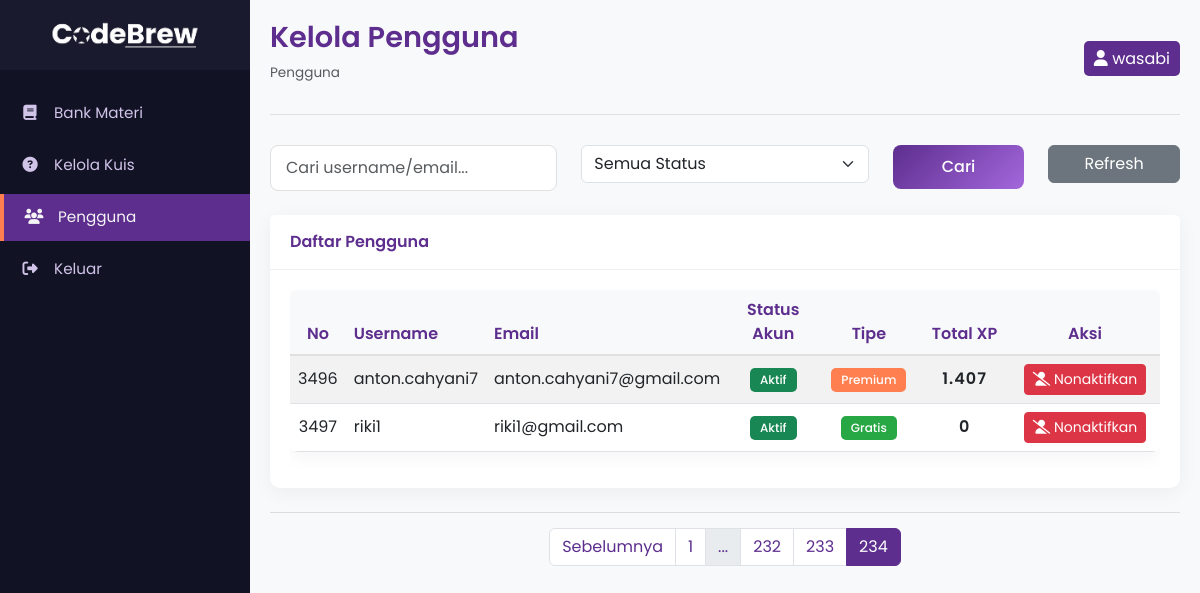
Before: /admin/users.php?page=234 (signed in) with the older database file.
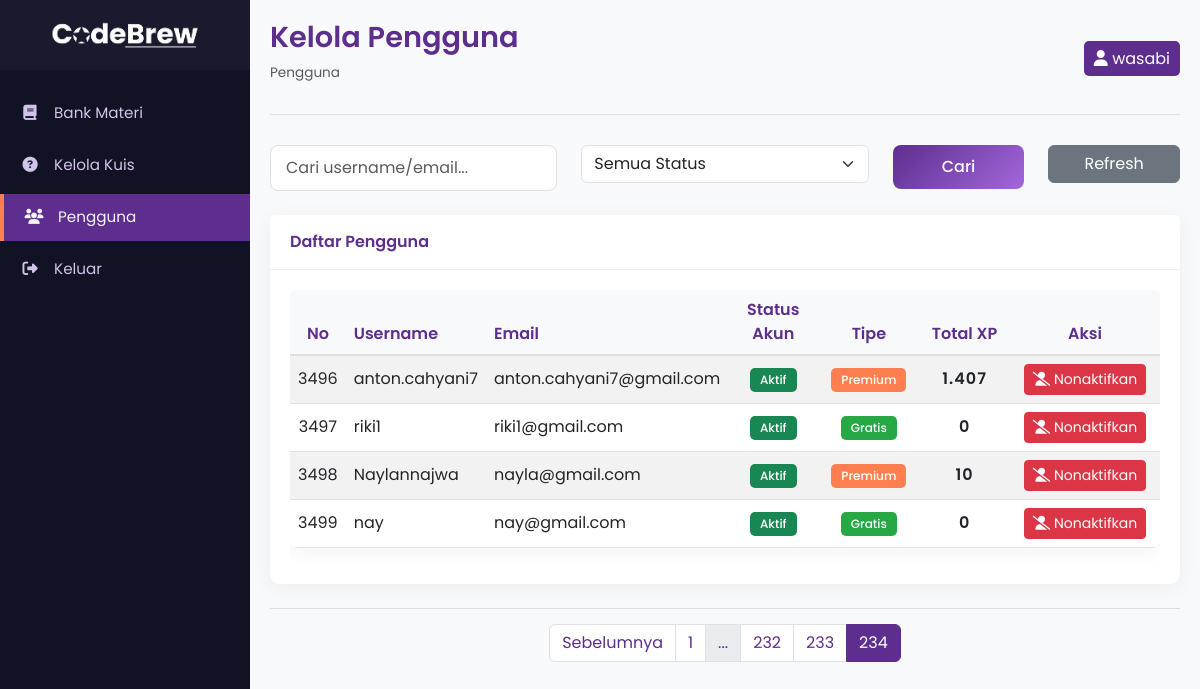
After: the same page with the newer database file.
### tables this page shows
CREATE TABLE `user` (
  `user_id` int(11) NOT NULL,
  `username` varchar(100) DEFAULT NULL,
  `email` varchar(100) DEFAULT NULL,
  `password` varchar(255) DEFAULT NULL,
  `is_premium` tinyint(1) DEFAULT NULL,
  `xp_total` int(11) DEFAULT NULL,
  `role` varchar(20) DEFAULT 'user',
  `joined_date` datetime DEFAULT current_timestamp(),
  `is_active` int(1) NOT NULL DEFAULT 1
);

### admin/users.php (the view, shortened to what the changed rows need)
<?php
include_once '../connection.php';
$limit = 15;
$page = isset($_GET['page']) ? (int)$_GET['page'] : 1;
$offset = ($page - 1) * $limit;
$where = [];
$where_sql = $where ? 'WHERE ' . implode(' AND ', $where) : '';
$total_users_result = mysqli_query($conn, "SELECT COUNT(*) AS total FROM user $where_sql");
$total_users = mysqli_fetch_assoc($total_users_result)['total'];
$total_pages = ceil($total_users / $limit);
$daftaruser = mysqli_query($conn, "SELECT * FROM user $where_sql LIMIT $limit OFFSET $offset");
?>
<!DOCTYPE html>
<html lang="en">
<head>
    <link rel="stylesheet" href="https://cdnjs.cloudflare.com/ajax/libs/font-awesome/6.4.0/css/all.min.css">
    <link href="https://cdn.jsdelivr.net/npm/bootstrap@5.3.0-alpha1/dist/css/bootstrap.min.css" rel="stylesheet">
</head>
<body>
    <div class="main-content">
        <div class="content-header">
            <div class="d-flex justify-content-between align-items-center">
                <div>
                    <h1>Kelola Pengguna</h1>
                </div>
            </div>
        </div>
        <div class="card mb-4">
            <div class="card-body">
                <?php if (mysqli_num_rows($daftaruser) > 0): ?>
                    <div class="table-responsive">
                        <table class="table table-striped table-hover align-middle">
                            <thead class="table-light">
                                <tr>
                                    <th style="width: 50px; text-align:center;">No</th>
                                    <th>Username</th>
                                    <th>Email</th>
                                    <th style="width: 110px; text-align:center;">Status Akun</th>
                                    <th style="width: 110px; text-align:center;">Tipe</th>
                                    <th class="text-center" style="width: 100px;">Total XP</th>
                                    <th style="width: 180px; text-align:center;">Aksi</th>
                                </tr>
                            </thead>
                            <tbody>
                                <?php
                                $no = $offset + 1;
                                while ($user = mysqli_fetch_assoc($daftaruser)):
                                ?>
                                    <tr>
                                        <td class="text-center"><?php echo $no++; ?></td>
                                        <td><?php echo htmlspecialchars($user['username']); ?></td>
                                        <td><?php echo htmlspecialchars($user['email']); ?></td>
                                        <td class="text-center">
                                            <?php if ($user['is_active']): ?>
                                                <span class="badge bg-success">Aktif</span>
                                            <?php else: ?>
                                                <span class="badge bg-danger">Nonaktif</span>
                                            <?php endif; ?>
                                        </td>
                                        <td class="text-center">
                                            <?php if ($user['is_premium']): ?>
                                                <span class="badge badge-premium">Premium</span>
                                            <?php else: ?>
                                                <span class="badge badge-free">Gratis</span>
                                            <?php endif; ?>
                                        </td>
                                        <td class="angka-rapih">
                                            <div><?php echo number_format($user['xp_total'], 0, ',', '.'); ?></div>
                                        </td>
                                        <td class="text-center">
                                            <div class="d-flex gap-1 justify-content-center">
                                                <?php if ($user['is_active']): ?>
                                                    <a href="users.php?nonaktifkan=<?php echo $user['user_id']; ?>" class="btn btn-sm btn-danger" onclick="return confirm('Nonaktifkan akun ini?')">
                                                        <i class="fas fa-user-slash"></i> Nonaktifkan
                                                    </a>
                                                <?php else: ?>
                                                    <a href="users.php?aktifkan=<?php echo $user['user_id']; ?>" class="btn btn-sm btn-success" onclick="return confirm('Aktifkan kembali akun ini?')">
                                                        <i class="fas fa-user-check"></i> Aktifkan
                                                    </a>
                                                <?php endif; ?>
                                            </div>
                                        </td>
                                    </tr>
                                <?php endwhile; ?>
                            </tbody>
                        </table>
                    </div>
                <?php else: ?>
                    <div class="alert alert-info mb-0">
                        <i class="fas fa-info-circle"></i> Belum ada pengguna yang terdaftar.
                    </div>
                <?php endif; ?>
            </div>
        </div>
        <div class="pagination-container mt-4 mb-4">
            <nav>
                <ul class="pagination justify-content-center">
                    <?php
                    $show = 2;
                    $start = max(1, $page - $show);
                    $end = min($total_pages, $page + $show);
                    for ($i = $start; $i <= $end; $i++) {
                        $active = $i == $page ? 'active' : '';
                        echo '<li class="page-item ' . $active . '"><a class="page-link" href="?page=' . $i . '">' . $i . '</a></li>';
                    }
                    ?>
                </ul>
            </nav>
        </div>
    </div>
</body>
</html>

Changed rows visible on the page:
added user: username "Naylannajwa", email "nayla@gmail.com", is_active "Aktif", is_premium "Premium", xp_total "10"
added user: username "nay", email "nay@gmail.com", is_active "Aktif", is_premium "Gratis", xp_total "0"
